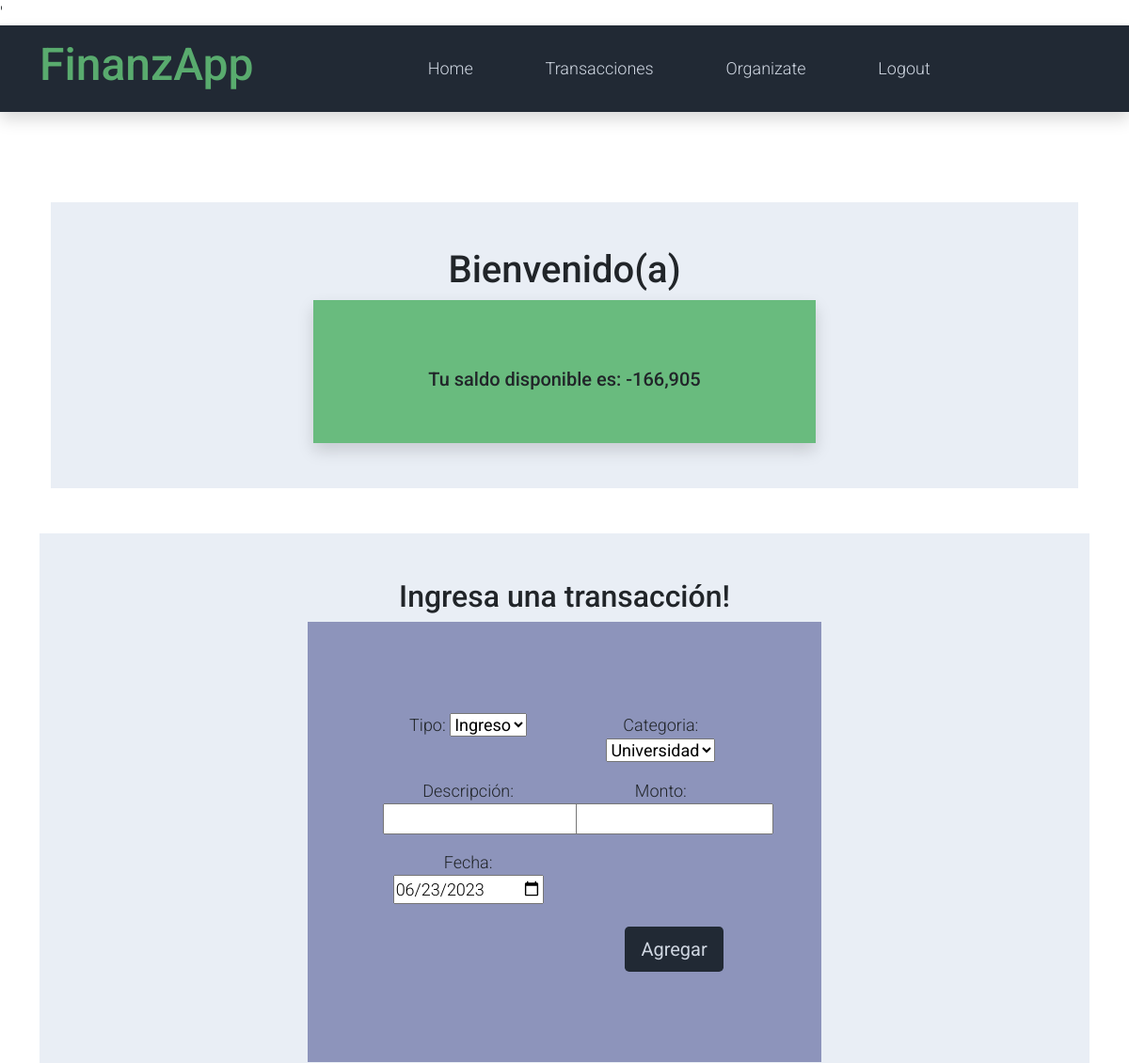
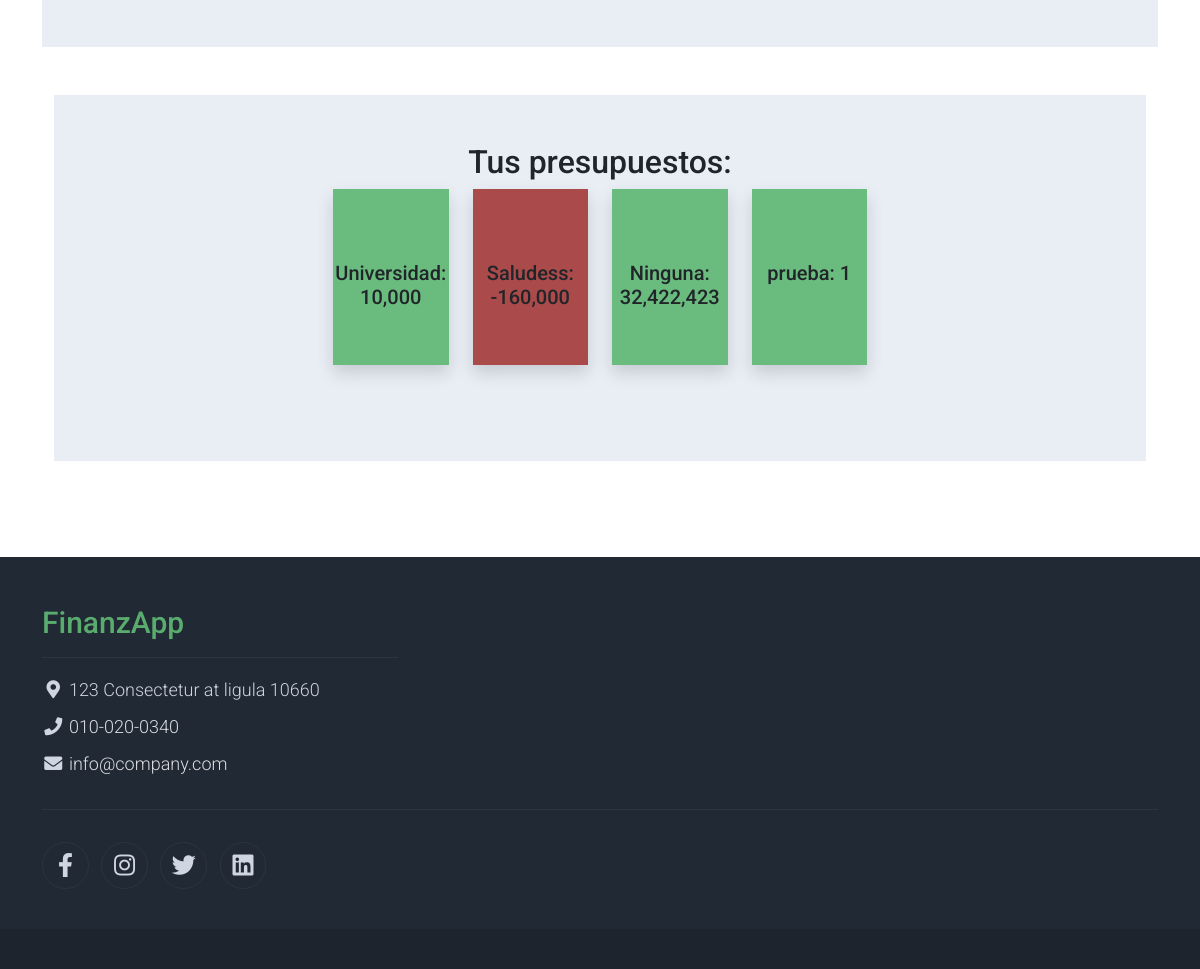
The app's page / (signed in) with its own data (2 pictures, top to bottom).
### finanzapp/models.py (models this page shows)
class Category(models.Model):
    name = models.CharField(max_length=100)
    budget = models.FloatField(blank=True)
    user = models.ForeignKey(User, on_delete=models.CASCADE, related_name="categories", null=True)

### finanzapp/views.py (the view, shortened to what this page needs)
# urls.py: path('', index, name='index'),
def index(request):
    if request.method == 'GET':
        if request.user.is_authenticated:
            user_id= request.user.id
            saldo, budget = saldo_disponible(request.user)
            categories = Category.objects.filter(user=user_id)
            budgets = []
            for cat in categories:
                budgets.append(saldo_categoría(user_id, cat))
            context = {'saldo': saldo, 'budget': budget,'categories': categories, 'today': timezone.now().strftime("%Y-%m-%d"), 'budgets': budgets}
            return render(request, 'index.html', context)
        else:
            return redirect('login')

### finanzapp/views.py (called while the page is built)
def saldo_disponible(user):
    user_id = user.id
    depositos = Transaction.objects.filter(user_id=user_id, type='deposit').aggregate(Sum('amount'))['amount__sum'] or 0
    gastos = Transaction.objects.filter(user_id=user_id, type='spend').aggregate(Sum('amount'))['amount__sum'] or 0
    saldo = depositos - gastos
    budget = user.budget - gastos
    return saldo, budget

def saldo_categoría(user_id, cat):
    budget = cat.budget
    gastos = Transaction.objects.filter(user_id=user_id, type='spend', category=cat).aggregate(Sum('amount'))['amount__sum'] or 0
    saldo = budget - gastos
    return {'name': cat.name, 'amount': saldo, 'valid': (saldo >= 0)}

### finanzapp/templates/index.html (shortened to what this page needs)
{% extends 'base.html' %}
{% load humanize %}
{% block content %}
<section class="container py-5">
    <section class="container py-5">
        <div class="container-fluid bg-light py-5">
            <div class="col-md-6 m-auto text-center">
                <h1>Bienvenido(a) {{ user.display_name }}</h1>
            </div>
            <div class="col-md-6 m-auto text-center">
                {% if budget >= 0 %}
                    <div class="h-100 py-5 shadow" style="background-color: #69bb7e;">
                            <h2 class="h5 mt-4 text-center">Tu saldo disponible es: {{ saldo|floatformat:0|intcomma }}</h2>
                    </div>
                {% else %}
                    <div class="h-100 py-5 shadow" style="background-color: #aa4a4a;">
                        <h2 class="h5 mt-4 text-center">Tu saldo disponible es: {{ saldo|floatformat:0|intcomma }}</h2>
                    </div>
                {% endif %}
            </div>
        </div>
    </section>
    <div class="container-fluid bg-light py-5">
        <div class="col-md-6 m-auto text-center">
            <h2>Ingresa una transacción!</h2>
        <div class="container py-5" style="background-color: #8d94bb;">
                <div class="row py-5">
                    <form method="post" class="col-md-9 m-auto">
                        <div class="row">
                            <div class="form-group col-md-6 mb-3">
                                <label for="type">Tipo:</label>
                                <select name="type" id="type">
                                    <option value="deposit">Ingreso</option>
                                </select><br>
                            </div>
                            {% if categories.count %}
                            <div class="form-group col-md-6 mb-3">
                                <label for="category">Categoria:</label>
                                <select name="category" id="category">
                                    {% for cat in categories %}
                                        <option value="{{ cat.name }}">{{ cat.name }}</option>
                                    {% endfor %}
                                </select><br>
                            </div>
                            {% endif %}
                            <div class="form-group col-md-6 mb-3">
                                <label for="description">Descripción:</label>
                                <input type="text" name="description" required><br>
                            </div>
                            <div class="form-group col-md-6 mb-3">
                                <label for="amount">Monto:</label>
                                <input type="number" name="amount" required><br>
                            </div>
                            <div class="form-group col-md-6 mb-3">
                                <label for="date">Fecha:</label>
                                <input type="date" name="date" value="{{ today }}" required><br>
                            </div>
                            <div class="row">
                                <div class="col text-end mt-2">
                                    <button type="submit" class="btn bg-dark btn-lg px-3 text-light">Agregar</button>
                                </div>
                            </div>
                        </div>
                    </form>
                </div>
            </div>
        </div>
    </div>
    <section class="container py-5">
        <div class="container-fluid bg-light py-5">
            <div class="col-md-6 m-auto text-center">
                <h2>Tus presupuestos:</h2>
                <div class="row">
                    {% for budget in budgets %}
                    <div class="col-md-6 col-lg-3 pb-5">
                        {% if budget.valid %}
                            <div class="h-100 py-5 shadow" style="background-color: #69bb7e;">
                                {% if budget.name == "ninguna" %}
                                    <h3 class="h5 mt-4 text-center">Ninguna: {{budget.amount|floatformat:0|intcomma}}</h3>
                                {% else %}
                                    <h3 class="h5 mt-4 text-center">{{budget.name}}: {{budget.amount|floatformat:0|intcomma}}</h3>
                                {% endif %}
                            </div>
                        {% else %}
                            <div class="h-100 py-5 shadow" style="background-color: #aa4a4a;">
                                {% if budget.name == "ninguna" %}
                                    <h3 class="h5 mt-4 text-center">Ninguna: {{budget.amount|floatformat:0|intcomma}}</h3>
                                {% else %}
                                    <h3 class="h5 mt-4 text-center">{{budget.name}}: {{budget.amount|floatformat:0|intcomma}}</h3>
                                {% endif %}
                            </div>
                        {% endif %}
                    </div>
                    {% endfor %}
                </div>
            </div>
        </div>
    </section>
</section>
{% endblock %}

### finanzapp_proj/static/css/templatemo.css (style rules this page uses)
body, ul, li, p, a, label, input, div { font-family: 'Roboto', sans-serif; font-size: 18px !important; font-weight: 300 !important; }
.text-light { color: #cfd6e1 !important; }
.bg-dark { background-color: #212934 !important; }
.bg-light { background-color: #e9eef5 !important; }

### records on screen
Category: name "Universidad"
Category: name "Saludess"
Category: name "prueba"

### other values on screen
{{ saldo|floatformat:0|intcomma }} "-166,905"
{{ budget.amount|floatformat:0|intcomma }} "10,000" "1"
{{ budget.amount|floatformat:0|intcomma }} "-160,000"
{{ budget.amount|floatformat:0|intcomma }} "32,422,423"
form field category "Universidad"
